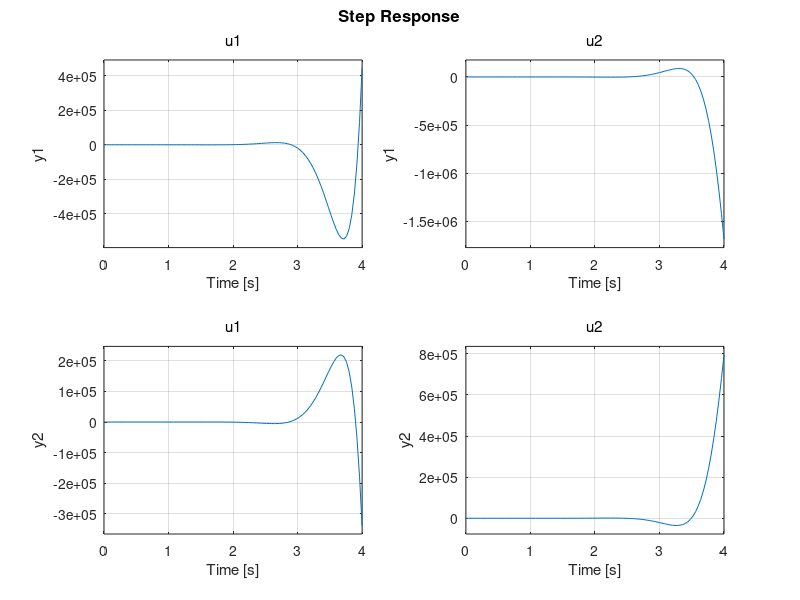

Reproduce this figure in MATLAB.
A = [ 2  3 -2;
     -2  5  1;
      1 -3  2 ];
B = [1 -1;
     2 1;
    -4 2];
C = [1 1 0;
    0 0 1];
D = zeros(2);

ss_sys = ss(A,B,C,D)
tf_sys = tf(ss_sys)
zpk_sys = zpk(ss_sys)
step(ss_sys)

